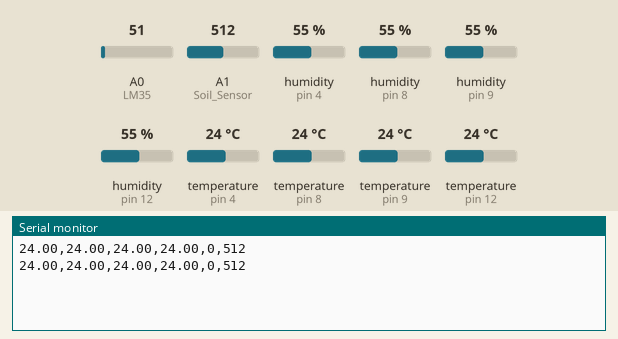
A program run on a simulated Arduino Uno, built with avr-gcc and run on an emulated ATmega328P. Shown: the last lines printed to the serial monitor. The test bench sets the inputs (shaded band); at power-on: temperature (sensors on pin 4, pin 8, pin 9, pin 12) 24 °C, A1 (Soil_Sensor) = 512, A0 (LM35) = 51, humidity (sensors on pin 4, pin 8, pin 9, pin 12) 55 %.

Above: at 7.9 s.
8.0 s: temperature (sensor on pin 4) set to 12 °C
At 14.8 s:
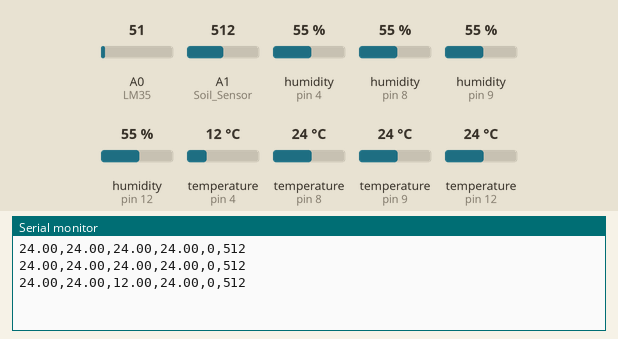
16.0 s: temperature (sensor on pin 8) set to 12 °C
At 22.5 s:
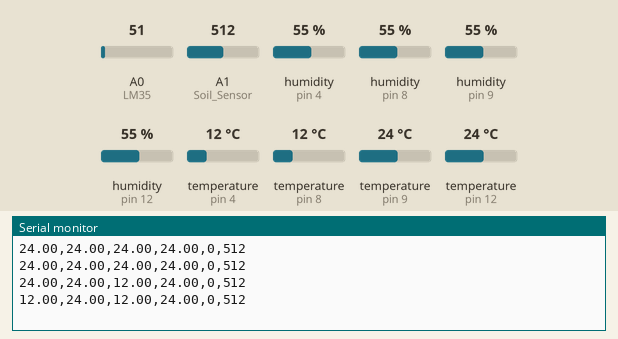
24.0 s: temperature (sensor on pin 9) set to 12 °C
At 30.1 s:
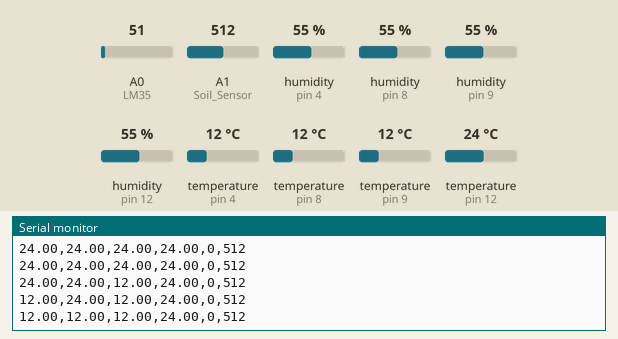
32.0 s: temperature (sensor on pin 12) set to 12 °C
At 36.5 s:
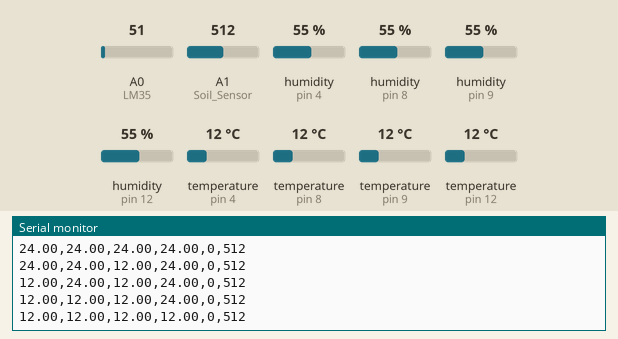
40.0 s: A1 (Soil_Sensor) set to 716
At 44.1 s:
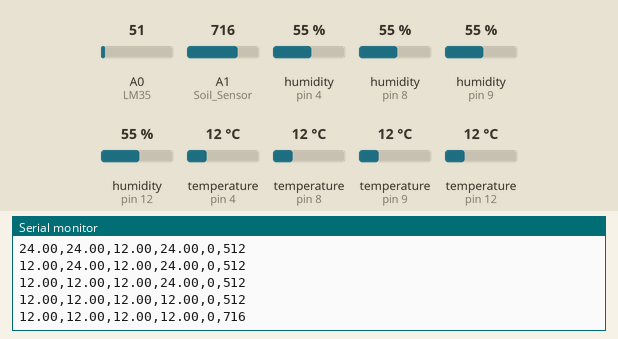
48.0 s: temperature (sensor on pin 4) set to 19 °C
At 50.5 s:
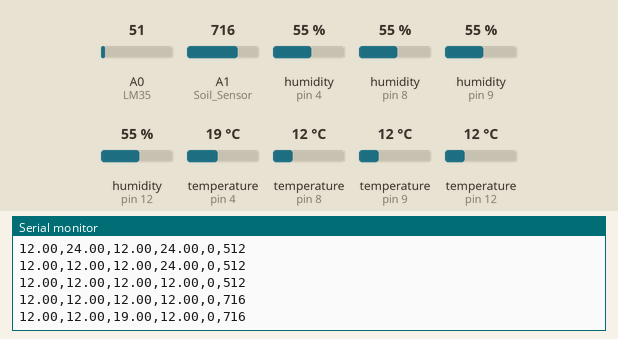
Timing chart, 0 to 52.0 s (numbered marks = the images above; inputs shaded):
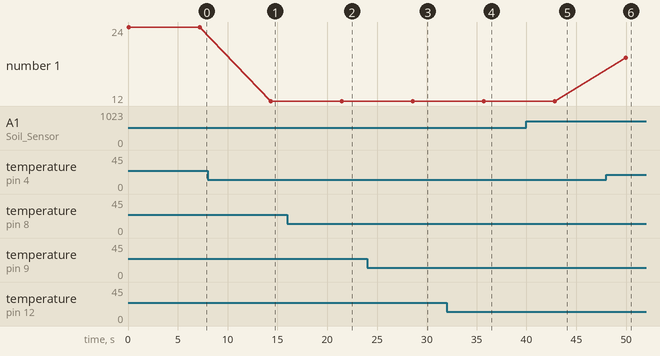

The program:

main.cpp
```cpp
#include <Arduino.h>
#include<SoftwareSerial.h>
#include<Adafruit_Sensor.h>
#include<DHT.h>
#include <Adafruit_BusIO_Register.h>

SoftwareSerial nodemcu(2,3);

#define DHT1 8
#define DHT2 9
#define DHT3 4
#define DHT4 12
#define DHTTYPE DHT11
DHT dht1(DHT1, DHTTYPE);
DHT dht2(DHT2, DHTTYPE);
DHT dht3(DHT3, DHTTYPE);
DHT dht4(DHT4, DHTTYPE);

int LM35= A0;
int Soil_Sensor= A1;

float d1= 0;
float d2= 0;
float d3= 0;
float d4= 0;
int L5= 0;
int S6= 0;

String cdata;

void setup()
{
  Serial.begin(9600);
  nodemcu.begin(9600);
  dht1.begin();
  dht2.begin();
  dht3.begin();
  dht4.begin();
  pinMode(LM35, INPUT);
  pinMode(Soil_Sensor, INPUT);

}

void loop()
{
  d1= dht1.readTemperature();
  d2= dht2.readTemperature();
  d3= dht3.readTemperature();
  d4= dht4.readTemperature();
 int val= analogRead(LM35);
 int mv= (val/1024)*5000;
 int cel= mv/10;
 L5= cel;
 S6= analogRead(Soil_Sensor);
 cdata= cdata+ d1 +","+d2+ "," +d3+ "," +d4+ "," +L5+ "," +S6;
 Serial.println(cdata);
 nodemcu.println(cdata);
 delay(2000);
cdata="";
delay(5000);
}
```

Measured:
- after the input at 8.0 s, the serial monitor: prints a new line after 6.3 s (image 1)
- after the input at 16.0 s, the serial monitor: prints a new line after 5.5 s (image 2)
- after the input at 24.0 s, the serial monitor: prints a new line after 4.6 s (image 3)
- after the input at 32.0 s, the serial monitor: prints a new line after 3.7 s (image 4)
- after the input at 40.0 s, the serial monitor: prints a new line after 2.9 s (image 5)
- after the input at 48.0 s, the serial monitor: prints a new line after 2.0 s (image 6)
- plotted number 1: 24 → 12 after the input at 8.0 s, 12 → 19 after the input at 48.0 s
